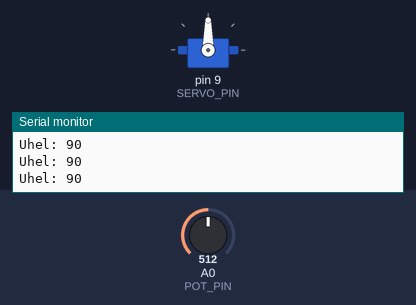
The sketch below on a simulated Arduino Uno, built with avr-gcc and run on an emulated ATmega328P. Parts: servo, the last lines printed to the serial monitor. Inputs (shaded band) come from the test bench; at power-on: A0 (POT_PIN) = 512.

Above: at 1.2 s.
1.3 s: A0 (POT_PIN) set to 716
At 1.9 s:
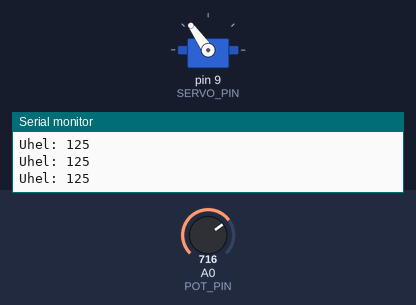
2.8 s: A0 (POT_PIN) set to 900
At 4.0 s:
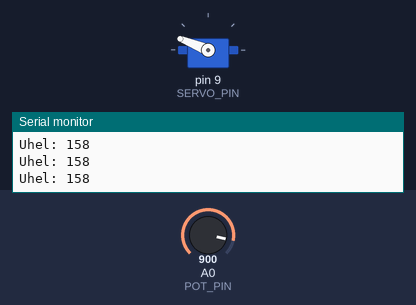
4.3 s: A0 (POT_PIN) set to 1023
At 5.4 s:
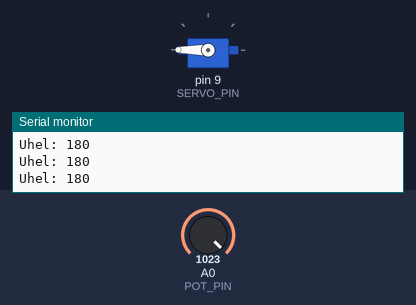
5.8 s: A0 (POT_PIN) set to 306
At 6.5 s:
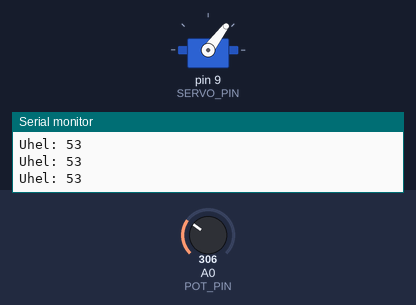
7.3 s: A0 (POT_PIN) set to 122
At 8.5 s:
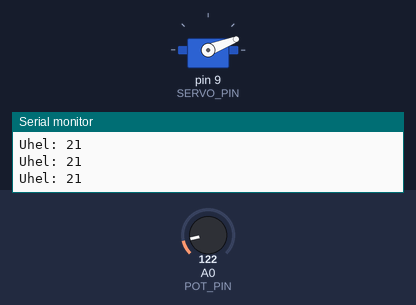
8.8 s: A0 (POT_PIN) set to 0
At 9.7 s:
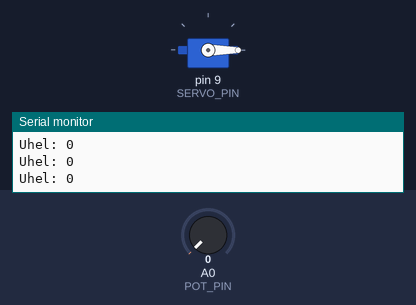
Timing chart, 0 to 11.3 s (numbered marks = the images above; inputs shaded):
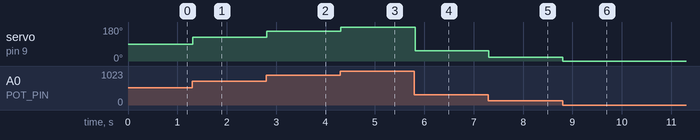

The sketch:

otaceni_serva_potakem.ino
```cpp
#include <Servo.h>

Servo servo;
#define POT_PIN A0  // Pin potenciometru
#define SERVO_PIN 9 // Pin serva

void setup() {
    servo.attach(SERVO_PIN); // Připojení serva
    Serial.begin(115200);
}

void loop() {
    int potValue = analogRead(POT_PIN);       // Čtení hodnoty z potenciometru (0-1023)
    int angle = map(potValue, 0, 1023, 0, 180); // Převod na úhel (0-180°)

    servo.write(angle); // Nastavení serva
    Serial.print("Uhel: ");
    Serial.println(angle);

    delay(15); // Krátké zpoždění pro stabilitu
}
```

Measured:
- after the input at 1.3 s, servo on pin 9 (SERVO_PIN): 90° → 125° at once
- after the input at 2.8 s, servo on pin 9 (SERVO_PIN): 125° → 158° at once
- after the input at 4.3 s, servo on pin 9 (SERVO_PIN): 158° → 180° at once
- after the input at 5.8 s, servo on pin 9 (SERVO_PIN): 180° → 53° at once
- after the input at 7.3 s, servo on pin 9 (SERVO_PIN): 53° → 21° at once
- after the input at 8.8 s, servo on pin 9 (SERVO_PIN): 21° → 0° at once
